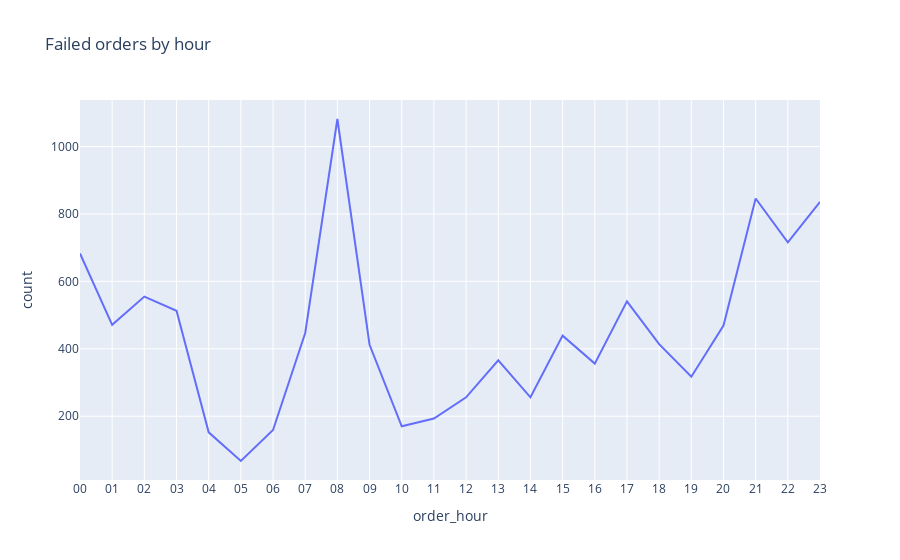

The cell this chart's notebook holds for it:
### Code cell
px.line(data_frame=df_count_per_hour,x='order_hour',y='count',title='Failed orders by hour')

### Figure 1 — Plotly figure (JSON) as saved in the notebook; plotly's stock layout.template omitted (floating-point values rounded to 4 significant figures)
{"data": [{"hovertemplate": "order_hour=%{x}<br>count=%{y}<extra></extra>", "legendgroup": "", "line": {"color": "#636efa", "dash": "solid"}, "marker": {"symbol": "circle"}, "mode": "lines", "name": "", "orientation": "v", "showlegend": false, "type": "scatter", "x": ["00", "01", "02", "03", "04", "05", "06", "07", "08", "09", "10", "11", "12", "13", "14", "15", "16", "17", "18", "19", "20", "21", "22", "23"], "xaxis": "x", "y": [683, 471, 555, 513, 152, 67, 159, 447, 1082, 412, 170, 193, 256, 366, 256, 439, 356, 541, 414, 317, 469, 846, 716, 836], "yaxis": "y"}], "layout": {"legend": {"tracegroupgap": 0}, "title": {"text": "Failed orders by hour"}, "xaxis": {"anchor": "y", "domain": [0, 1], "title": {"text": "order_hour"}}, "yaxis": {"anchor": "x", "domain": [0, 1], "title": {"text": "count"}}}}
